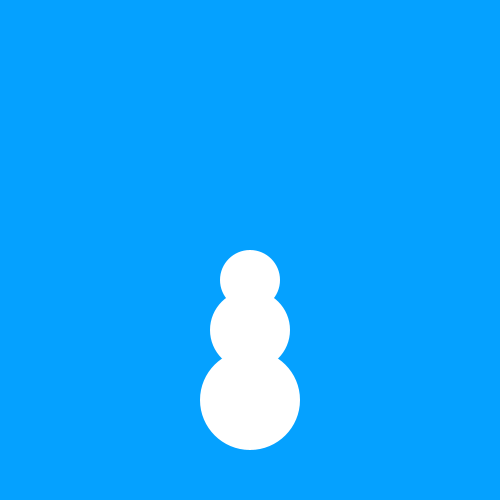
Frame 1 (no input)
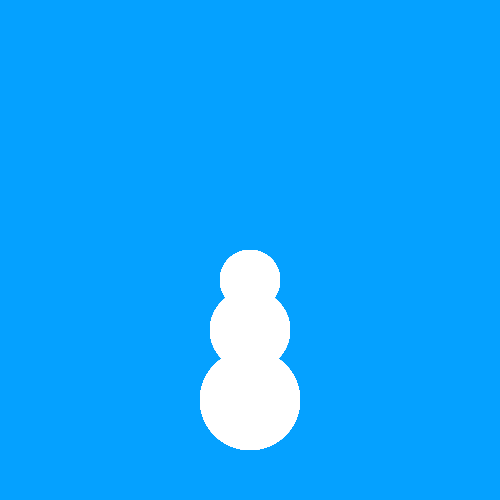
Frame 60 (the mouse pressed at the canvas centre just before this capture)
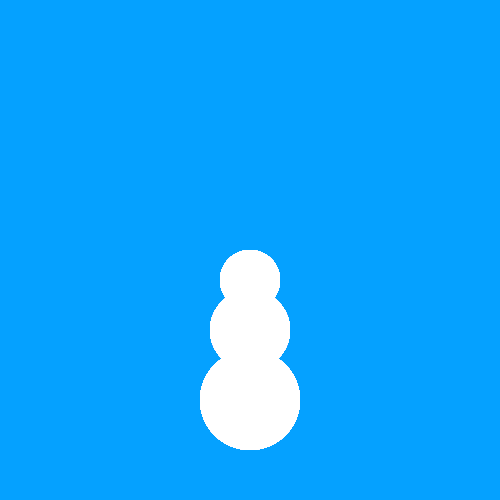
Frame 120 (the mouse held since frame 60 and released just before this capture)

The Processing sketch that drew these frames (run headless with seeded random() and noise(); from frame 60 on, the mouse is pressed at the canvas centre):

// Processing sketch: snowman
// ── snowman.pde
void setup() {
  size(500, 500);
  background(5, 161, 255);
}


int y = 400;


void draw() {
  noStroke();
  ellipse(250, y - 120, 60, 60);
  ellipse(250, y - 70, 80, 80);
  ellipse(250, y, 100, 100);
  //ellipse(250, 400, 100, 100);
}
